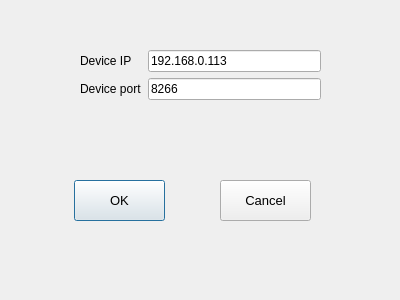
<?xml version="1.0" encoding="UTF-8"?>
<ui version="4.0">
 <class>Dialog</class>
 <widget class="QDialog" name="Dialog">
  <property name="geometry">
   <rect>
    <x>0</x>
    <y>0</y>
    <width>400</width>
    <height>300</height>
   </rect>
  </property>
  <property name="minimumSize">
   <size>
    <width>400</width>
    <height>300</height>
   </size>
  </property>
  <property name="maximumSize">
   <size>
    <width>400</width>
    <height>300</height>
   </size>
  </property>
  <property name="windowTitle">
   <string>Settings</string>
  </property>
  <widget class="QWidget" name="formLayoutWidget">
   <property name="geometry">
    <rect>
     <x>80</x>
     <y>50</y>
     <width>241</width>
     <height>71</height>
    </rect>
   </property>
   <layout class="QFormLayout" name="formLayout">
    <item row="0" column="0">
     <widget class="QLabel" name="label_host">
      <property name="text">
       <string>Device IP</string>
      </property>
     </widget>
    </item>
    <item row="0" column="1">
     <widget class="QLineEdit" name="lineEdit_host">
      <property name="text">
       <string>192.168.0.113</string>
      </property>
     </widget>
    </item>
    <item row="1" column="1">
     <widget class="QLineEdit" name="lineEdit_port">
      <property name="text">
       <string>8266</string>
      </property>
     </widget>
    </item>
    <item row="1" column="0">
     <widget class="QLabel" name="label_port">
      <property name="text">
       <string>Device port</string>
      </property>
     </widget>
    </item>
   </layout>
  </widget>
  <widget class="QPushButton" name="pushButton_OK">
   <property name="geometry">
    <rect>
     <x>74</x>
     <y>180</y>
     <width>91</width>
     <height>41</height>
    </rect>
   </property>
   <property name="font">
    <font>
     <pointsize>10</pointsize>
    </font>
   </property>
   <property name="text">
    <string>OK</string>
   </property>
  </widget>
  <widget class="QPushButton" name="pushButton_cancel">
   <property name="geometry">
    <rect>
     <x>220</x>
     <y>180</y>
     <width>91</width>
     <height>41</height>
    </rect>
   </property>
   <property name="font">
    <font>
     <pointsize>10</pointsize>
    </font>
   </property>
   <property name="text">
    <string>Cancel</string>
   </property>
  </widget>
 </widget>
 <resources/>
 <connections/>
</ui>
